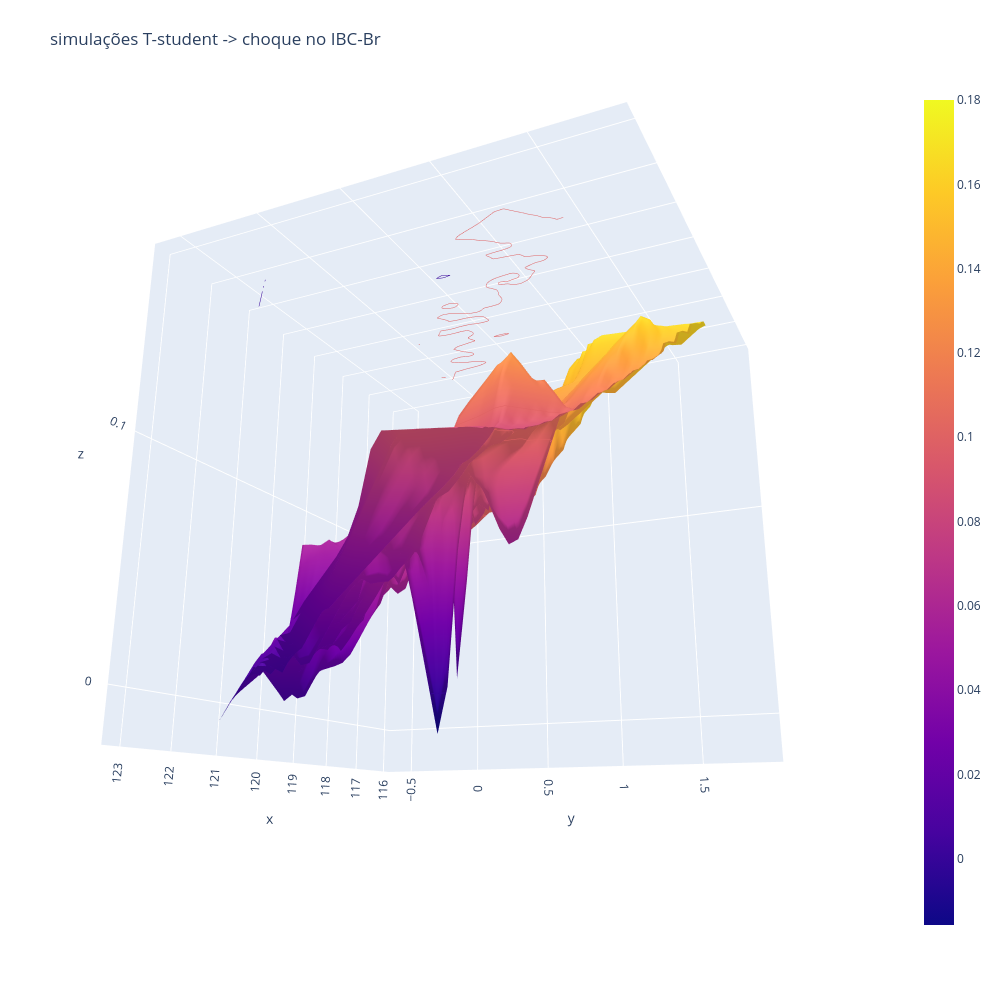

Notebook code for this chart:
### Code cell
# plotando simulações t student com choque no ibc-br 
plot_surface(df_ibc_t['IBC-Br'], df_ibc_t['BETA'], ibc_t_list[0], 'simulações T-student -> choque no IBC-Br')

### Figure 1 — Plotly figure (JSON) as saved in the notebook; plotly's stock layout.template omitted (floating-point values rounded to 4 significant figures; data arrays with more than 128 entries replaced by an {"elided": "..."} marker saying what was removed)
{"data": [{"contours": {"z": {"highlightcolor": "limegreen", "project": {"z": true}, "show": true, "usecolormap": true}}, "type": "surface", "x": {"elided": "50x50 float values"}, "y": {"elided": "50x50 float values"}, "z": {"elided": "50x50 float values"}}], "layout": {"autosize": false, "height": 1000, "margin": {"b": 65, "l": 65, "r": 50, "t": 90}, "scene": {"camera": {"eye": {"x": 1.87, "y": 0.88, "z": -0.64}}}, "title": {"text": "simulações T-student -> choque no IBC-Br"}, "width": 1000}}
